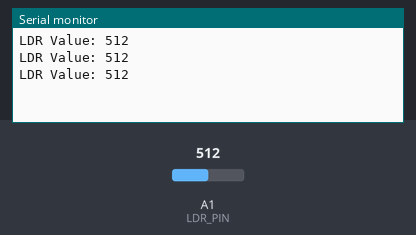
Simulated run of this sketch. Board: Arduino Uno, built with avr-gcc and run on an emulated ATmega328P. Parts: the last lines printed to the serial monitor. The test bench sets the inputs (shaded band); at power-on: A1 (LDR_PIN) = 512.

Above: at 1.3 s.
1.4 s: A1 (LDR_PIN) set to 716
At 1.9 s:
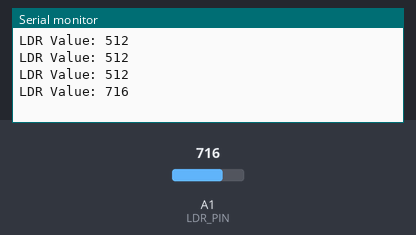
2.9 s: A1 (LDR_PIN) set to 900
At 3.4 s:
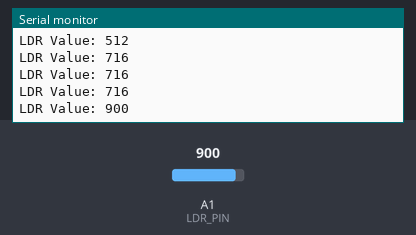
Timing chart, 0 to 5.9 s (numbered marks = the images above; inputs shaded):
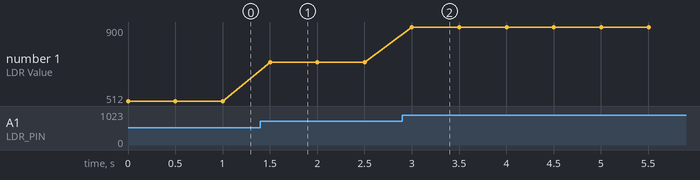

The sketch:

03_LDR_TEST.ino
```cpp
/* =============================================================================
   LDR TEST
   Hardware: LDR connected to A1 with pull-down resistor
   Purpose : Display analog light readings on Serial Monitor
   =============================================================================
*/

#define LDR_PIN A1

void setup() {
  Serial.begin(9600);
}

void loop() {
  int lightValue = analogRead(LDR_PIN);
  Serial.print("LDR Value: ");
  Serial.println(lightValue);
  delay(500);
}
```

Measured:
- after the input at 1.4 s, the serial monitor: prints a new line after 0.10 s (image 1)
- after the input at 2.9 s, the serial monitor: prints a new line after 0.10 s (image 2)
- plotted number 1: 512 → 716 after the input at 1.4 s, 716 → 900 after the input at 2.9 s
